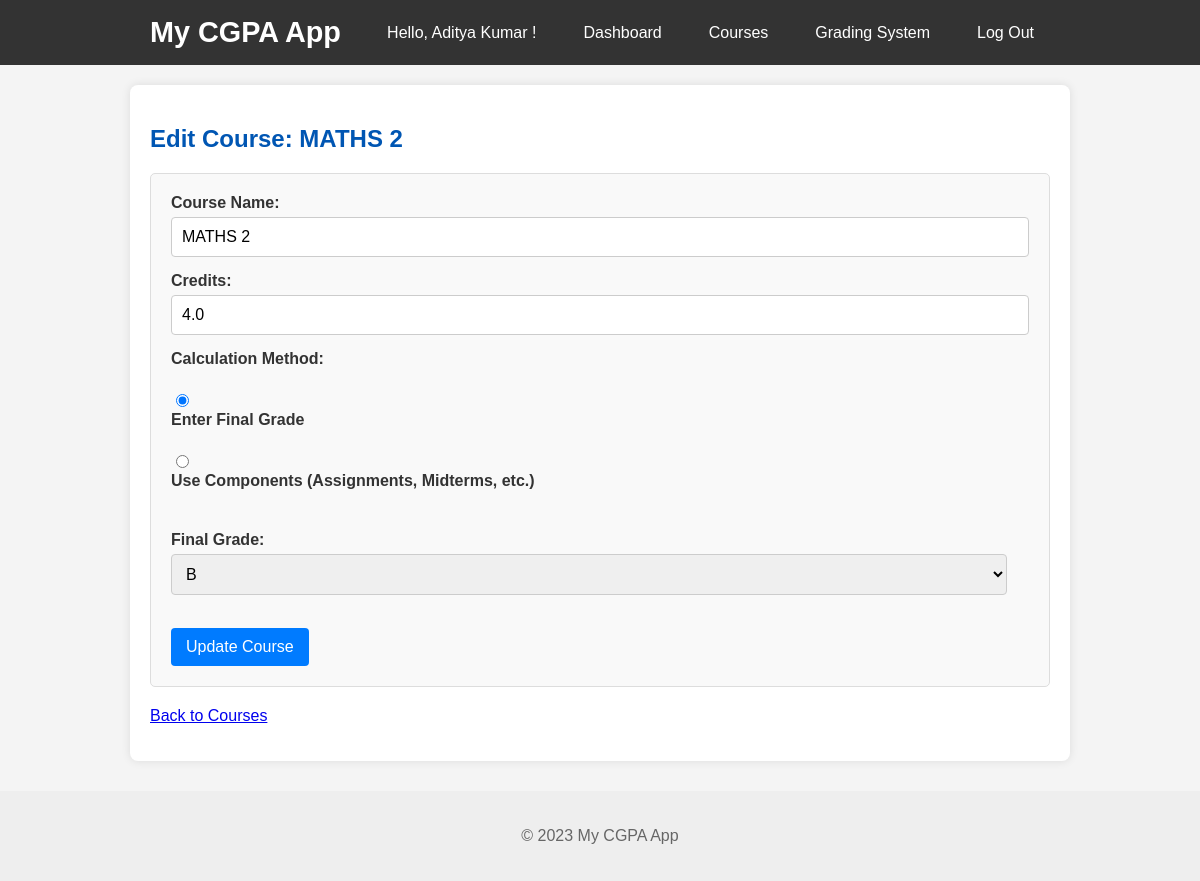
The page /edit_course/13 (signed in) on the database its author committed.
### tables this page shows
CREATE TABLE users (
            id INTEGER PRIMARY KEY AUTOINCREMENT,
            username TEXT UNIQUE NOT NULL,
            password TEXT NOT NULL
        );

CREATE TABLE courses (
            id INTEGER PRIMARY KEY AUTOINCREMENT,
            user_id INTEGER NOT NULL,
            name TEXT NOT NULL,
            credits REAL NOT NULL,
            calculation_method TEXT DEFAULT 'final_grade', -- 'final_grade' or 'components'
            final_grade_letter TEXT, -- Stored if method is 'final_grade' or calculated from components
            final_grade_point REAL,  -- Stored if method is 'final_grade' or calculated from components
            FOREIGN KEY (user_id) REFERENCES users(id) ON DELETE CASCADE
        );

### app.py (the view, shortened to what this page needs)
@app.route('/edit_course/<int:course_id>', methods=('GET', 'POST'))
def edit_course(course_id):
    if g.user is None:
        return redirect(url_for('login'))
    db = get_db()
    cursor = db.cursor()
    course = cursor.execute("SELECT * FROM courses WHERE id = ? AND user_id = ?", (course_id, g.user['id'])).fetchone()
    if course is None:
        db.close()
        flash('Course not found or you do not have permission to edit it.', 'danger')
        return redirect(url_for('courses'))
    db.close() # Close DB connection for GET
    available_grades = sorted(g.grading_system.keys(), key=lambda x: g.grading_system[x], reverse=True)
    return render_template('edit_course.html', course=course, available_grades=available_grades)

### app.py (called while the page is built)
def get_user_grading_system(user_id):
    db = get_db()
    cursor = db.cursor()
    cursor.execute("SELECT grade_letter, grade_point FROM grading_systems WHERE user_id = ?", (user_id,))
    grading_system_rows = cursor.fetchall()
    db.close()
    grading_system_map = {row['grade_letter'].upper(): row['grade_point'] for row in grading_system_rows}
    return grading_system_map

@app.before_request
def load_logged_in_user():
    user_id = session.get('user_id')
    if user_id is None:
        g.user = None
        g.grading_system = {} # No grading system if not logged in
    else:
        db = get_db()
        cursor = db.cursor()
        g.user = cursor.execute("SELECT * FROM users WHERE id = ?", (user_id,)).fetchone()
        db.close()
        g.grading_system = get_user_grading_system(user_id) # Load user's grading system

@app.teardown_appcontext
def close_connection(exception):
    db = getattr(g, '_database', None)
    if db is not None:
        db.close()

### database.py (called while the page is built)
def get_db():
    conn = sqlite3.connect(DATABASE)
    conn.row_factory = sqlite3.Row # This makes rows behave like dictionaries
    return conn

### templates/edit_course.html (shortened to what this page needs)
{% extends 'base.html' %}
{% block content %}
    <h2>Edit Course: {{ course.name }}</h2>
    <form method="post">
        <label for="name">Course Name:</label>
        <input type="text" id="name" name="name" value="{{ course.name }}" required>
        <label for="credits">Credits:</label>
        <input type="number" id="credits" name="credits" step="0.5" min="0.5" value="{{ course.credits }}" required>
        <label>Calculation Method:</label><br>
        <input type="radio" id="edit_method_final_grade" name="calculation_method" value="final_grade"
               {% if course.calculation_method == 'final_grade' %}checked{% endif %}>
        <label for="edit_method_final_grade">Enter Final Grade</label><br>
        <input type="radio" id="edit_method_components" name="calculation_method" value="components"
               {% if course.calculation_method == 'components' %}checked{% endif %}>
        <label for="edit_method_components">Use Components (Assignments, Midterms, etc.)</label>
        <br><br>
        <div id="edit_final_grade_input_section">
            <label for="grade_letter">Final Grade:</label>
            <select id="grade_letter" name="grade_letter">
                {% if available_grades %}
                    {% for grade in available_grades %}
                        <option value="{{ grade }}"
                                {% if grade == course.final_grade_letter %}selected{% endif %}>
                            {{ grade }}
                        </option>
                    {% endfor %}
                {% else %}
                    <option value="">No grades defined. Please go to <a href="{{ url_for('grading_system') }}">Grading System</a> to add some!</option>
                {% endif %}
            </select>
        </div>
        <br>
        <button type="submit">Update Course</button>
    </form>
    <p><a href="{{ url_for('courses') }}">Back to Courses</a></p>
{% endblock %}

### templates/base.html (shortened to what this page needs)
<!DOCTYPE html>
<html lang="en">
<head>
    <link rel="stylesheet" href="{{ url_for('static', filename='style.css') }}">
</head>
<body>
    <header>
        <nav>
            <h1><a href="{{ url_for('index') }}">My CGPA App</a></h1>
            <ul class="nav-links">
                {% if g.user %}
                    <li><span class="nav-username">Hello, {{ g.user['username'] }}!</span></li>
                    <li><a href="{{ url_for('dashboard') }}" class="nav-item">Dashboard</a></li>
                    <li><a href="{{ url_for('courses') }}" class="nav-item">Courses</a></li>
                    <li><a href="{{ url_for('grading_system') }}" class="nav-item">Grading System</a></li>
                    <li><a href="{{ url_for('logout') }}" class="nav-item">Log Out</a></li>
                {% else %}
                    <li><a href="{{ url_for('register') }}" class="nav-item">Register</a></li>
                    <li><a href="{{ url_for('login') }}" class="nav-item">Log In</a></li>
                {% endif %}
            </ul>
        </nav>
    </header>
    <main>
        {% block content %}{% endblock %}
    </main>
    <footer>
        <p>&copy; 2023 My CGPA App</p>
    </footer>
</body>
</html>

### static/style.css (style rules this page uses)
body { font-family: Arial, sans-serif; margin: 0; padding: 0; background-color: #f4f4f4; color: #333; }
header { background-color: #333; color: #fff; padding: 1rem 0; text-align: center; }
header nav { display: flex; justify-content: space-between; align-items: center; max-width: 900px; margin: 0 auto; padding: 0 20px; }
header h1 { margin: 0; font-size: 1.8rem; }
header h1 a { color: #fff; text-decoration: none; }
header ul { list-style: none; margin: 0; padding: 0; display: flex; gap: 15px; }
header ul li a, header ul li span { color: #fff; text-decoration: none; padding: 0.5rem 1rem; border-radius: 5px; transition: background-color 0.3s ease; }
main { max-width: 900px; margin: 20px auto; padding: 20px; background-color: #fff; box-shadow: 0 0 10px rgba(0, 0, 0, 0.1); border-radius: 8px; }
footer { text-align: center; padding: 20px; margin-top: 30px; background-color: #eee; color: #666; }
h2, h3 { color: #0056b3; }
form { background-color: #f9f9f9; padding: 20px; border-radius: 5px; margin-bottom: 20px; border: 1px solid #ddd; }
form label { display: block; margin-bottom: 5px; font-weight: bold; }
form input[type="text"], form input[type="password"], form input[type="number"], form select { width: calc(100% - 22px); padding: 10px; margin-bottom: 15px; border: 1px solid #ccc; border-radius: 4px; font-size: 1rem; }
form button[type="submit"] { background-color: #007bff; color: white; padding: 10px 15px; border: none; border-radius: 4px; cursor: pointer; font-size: 1rem; transition: background-color 0.3s ease; }

### rows shown on the page
users: user.username "Aditya Kumar"
courses: name "MATHS 2", credits "4.0", calculation_method "☑ Enter Final Grade", calculation_method "☐ Use Components (Assignments, M", grade_letter "B"
